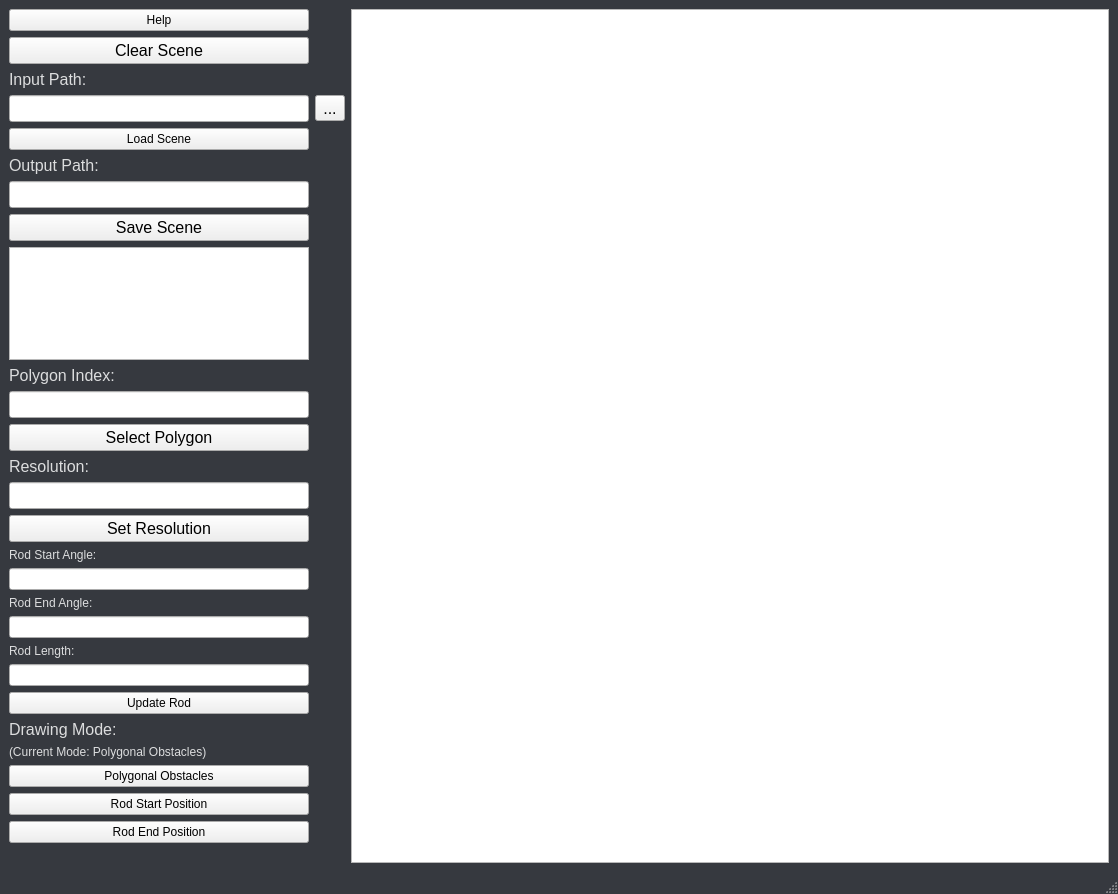
<?xml version="1.0" encoding="UTF-8"?>
<ui version="4.0">
 <class>MainWindow</class>
 <widget class="QMainWindow" name="MainWindow">
  <property name="geometry">
   <rect>
    <x>0</x>
    <y>0</y>
    <width>1118</width>
    <height>894</height>
   </rect>
  </property>
  <property name="windowTitle">
   <string>MainWindow</string>
  </property>
  <property name="styleSheet">
   <string notr="true">QMainWindow { background-color : rgb(54, 57, 63); color : rgb(220, 221, 222); }
#centralwidget { background-color : rgb(54, 57, 63); color : rgb(220, 221, 222); }
QLabel { background-color : rgb(54, 57, 63); color : rgb(220, 221, 222); }</string>
  </property>
  <widget class="QWidget" name="centralwidget">
   <layout class="QGridLayout" name="gridLayout">
    <item row="3" column="1">
     <widget class="QGraphicsView" name="graphicsView">
      <property name="enabled">
       <bool>true</bool>
      </property>
      <property name="sizePolicy">
       <sizepolicy hsizetype="Expanding" vsizetype="Expanding">
        <horstretch>1</horstretch>
        <verstretch>0</verstretch>
       </sizepolicy>
      </property>
     </widget>
    </item>
    <item row="3" column="0">
     <layout class="QGridLayout" name="gridLayout_0">
      <item row="28" column="0">
       <widget class="QPushButton" name="modeRodEndButton">
        <property name="text">
         <string>Rod End Position</string>
        </property>
       </widget>
      </item>
      <item row="3" column="1">
       <widget class="QToolButton" name="fileBrowseButton">
        <property name="font">
         <font>
          <pointsize>12</pointsize>
         </font>
        </property>
        <property name="text">
         <string>...</string>
        </property>
       </widget>
      </item>
      <item row="33" column="0">
       <spacer name="verticalSpacer">
        <property name="orientation">
         <enum>Qt::Vertical</enum>
        </property>
        <property name="sizeHint" stdset="0">
         <size>
          <width>20</width>
          <height>40</height>
         </size>
        </property>
       </spacer>
      </item>
      <item row="23" column="0">
       <widget class="QPushButton" name="updateRodButton">
        <property name="text">
         <string>Update Rod</string>
        </property>
       </widget>
      </item>
      <item row="12" column="0">
       <widget class="QLineEdit" name="polygonEdit">
        <property name="font">
         <font>
          <pointsize>12</pointsize>
         </font>
        </property>
       </widget>
      </item>
      <item row="4" column="0">
       <widget class="QPushButton" name="loadButton">
        <property name="text">
         <string>Load Scene</string>
        </property>
       </widget>
      </item>
      <item row="10" column="0">
       <widget class="QTextEdit" name="writerEdit"/>
      </item>
      <item row="6" column="0">
       <widget class="QLineEdit" name="outputEdit">
        <property name="font">
         <font>
          <pointsize>12</pointsize>
         </font>
        </property>
       </widget>
      </item>
      <item row="13" column="0">
       <widget class="QPushButton" name="polygonButton">
        <property name="font">
         <font>
          <pointsize>12</pointsize>
         </font>
        </property>
        <property name="text">
         <string>Select Polygon</string>
        </property>
       </widget>
      </item>
      <item row="18" column="0">
       <widget class="QLineEdit" name="rodAngleStartEdit"/>
      </item>
      <item row="11" column="0">
       <widget class="QLabel" name="label_2">
        <property name="font">
         <font>
          <pointsize>12</pointsize>
         </font>
        </property>
        <property name="text">
         <string>Polygon Index:</string>
        </property>
       </widget>
      </item>
      <item row="14" column="0">
       <widget class="QLabel" name="label_3">
        <property name="font">
         <font>
          <pointsize>12</pointsize>
         </font>
        </property>
        <property name="text">
         <string>Resolution:</string>
        </property>
       </widget>
      </item>
      <item row="27" column="0">
       <widget class="QPushButton" name="modeRodStartButton">
        <property name="text">
         <string>Rod Start Position</string>
        </property>
       </widget>
      </item>
      <item row="25" column="0">
       <widget class="QLabel" name="label">
        <property name="text">
         <string>(Current Mode: Polygonal Obstacles)</string>
        </property>
       </widget>
      </item>
      <item row="1" column="0">
       <widget class="QPushButton" name="clearButton">
        <property name="font">
         <font>
          <pointsize>12</pointsize>
         </font>
        </property>
        <property name="text">
         <string>Clear Scene</string>
        </property>
       </widget>
      </item>
      <item row="9" column="0">
       <widget class="QPushButton" name="saveButton">
        <property name="font">
         <font>
          <pointsize>12</pointsize>
         </font>
        </property>
        <property name="text">
         <string>Save Scene</string>
        </property>
       </widget>
      </item>
      <item row="21" column="0">
       <widget class="QLabel" name="label_6">
        <property name="text">
         <string>Rod Length:</string>
        </property>
       </widget>
      </item>
      <item row="0" column="0">
       <widget class="QPushButton" name="helpButton">
        <property name="text">
         <string>Help</string>
        </property>
       </widget>
      </item>
      <item row="5" column="0">
       <widget class="QLabel" name="label_1">
        <property name="font">
         <font>
          <pointsize>12</pointsize>
         </font>
        </property>
        <property name="text">
         <string>Output Path:</string>
        </property>
       </widget>
      </item>
      <item row="24" column="0">
       <widget class="QLabel" name="label_4">
        <property name="font">
         <font>
          <pointsize>12</pointsize>
         </font>
        </property>
        <property name="text">
         <string>Drawing Mode:</string>
        </property>
       </widget>
      </item>
      <item row="3" column="0">
       <widget class="QLineEdit" name="inputEdit">
        <property name="font">
         <font>
          <pointsize>12</pointsize>
         </font>
        </property>
       </widget>
      </item>
      <item row="36" column="0">
       <spacer name="horizontalSpacer">
        <property name="orientation">
         <enum>Qt::Horizontal</enum>
        </property>
        <property name="sizeType">
         <enum>QSizePolicy::MinimumExpanding</enum>
        </property>
        <property name="sizeHint" stdset="0">
         <size>
          <width>300</width>
          <height>20</height>
         </size>
        </property>
       </spacer>
      </item>
      <item row="26" column="0">
       <widget class="QPushButton" name="modePolyObstButton">
        <property name="text">
         <string>Polygonal Obstacles</string>
        </property>
       </widget>
      </item>
      <item row="15" column="0">
       <widget class="QLineEdit" name="resolutionEdit">
        <property name="font">
         <font>
          <pointsize>12</pointsize>
         </font>
        </property>
       </widget>
      </item>
      <item row="16" column="0">
       <widget class="QPushButton" name="resolutionButton">
        <property name="font">
         <font>
          <pointsize>12</pointsize>
         </font>
        </property>
        <property name="text">
         <string>Set Resolution</string>
        </property>
       </widget>
      </item>
      <item row="2" column="0">
       <widget class="QLabel" name="label_0">
        <property name="font">
         <font>
          <pointsize>12</pointsize>
         </font>
        </property>
        <property name="text">
         <string>Input Path:</string>
        </property>
       </widget>
      </item>
      <item row="19" column="0">
       <widget class="QLabel" name="label_7">
        <property name="text">
         <string>Rod End Angle:</string>
        </property>
       </widget>
      </item>
      <item row="17" column="0">
       <widget class="QLabel" name="label_5">
        <property name="text">
         <string>Rod Start Angle:</string>
        </property>
       </widget>
      </item>
      <item row="22" column="0">
       <widget class="QLineEdit" name="rodLengthEdit"/>
      </item>
      <item row="20" column="0">
       <widget class="QLineEdit" name="rodAngleEndEdit"/>
      </item>
     </layout>
    </item>
   </layout>
  </widget>
  <widget class="QStatusBar" name="statusbar"/>
 </widget>
 <resources/>
 <connections/>
</ui>
